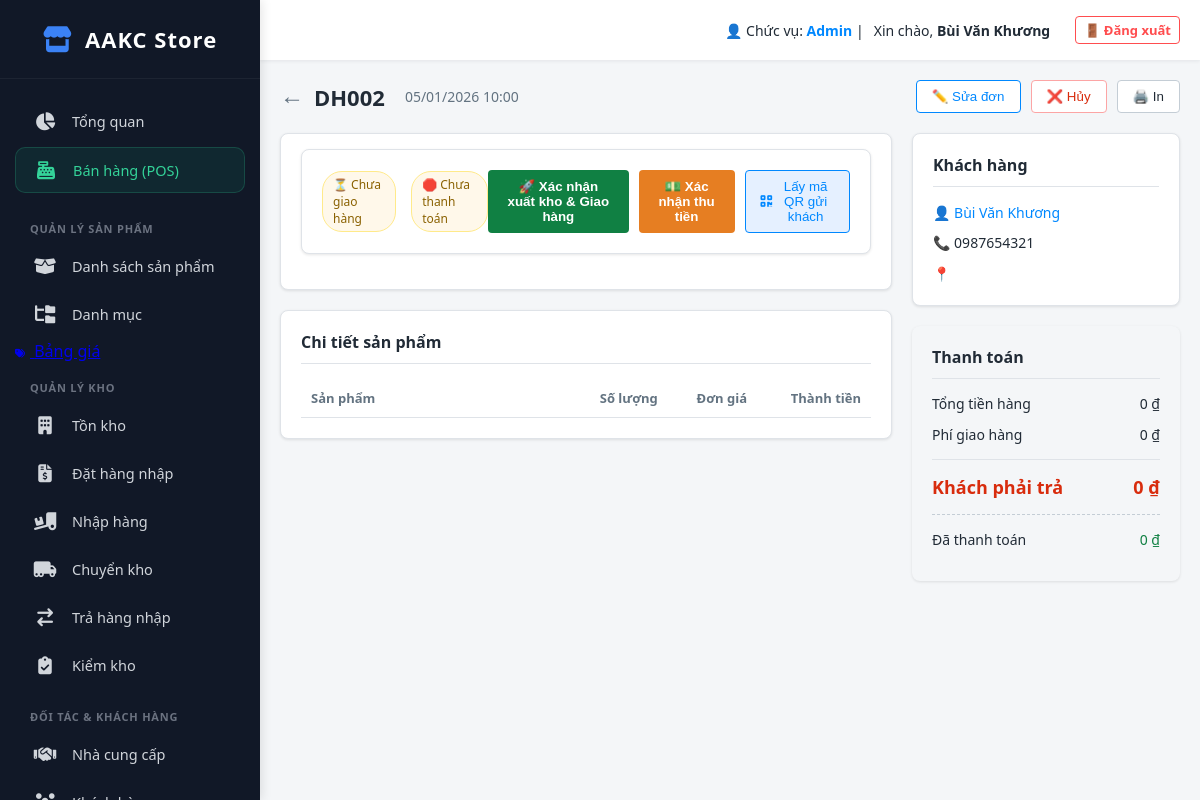
Page /index.php?action=view_order&id=2 (signed in) on the committed database.
### tables this page shows
CREATE TABLE `orders` (
  `id` int(11) NOT NULL,
  `order_code` varchar(50) DEFAULT NULL,
  `customer_id` int(11) NOT NULL,
  `total_amount` decimal(15,2) NOT NULL,
  `paid_amount` decimal(15,2) DEFAULT 0.00,
  `payment_status` enum('unpaid','partial','paid') DEFAULT 'unpaid',
  `created_at` datetime DEFAULT current_timestamp()
);

CREATE TABLE `customers` (
  `id` int(11) NOT NULL,
  `customer_code` varchar(50) DEFAULT NULL,
  `last_name` varchar(100) DEFAULT NULL,
  `first_name` varchar(100) NOT NULL,
  `phone` varchar(50) DEFAULT NULL,
  `email` varchar(255) DEFAULT NULL,
  `accept_marketing` tinyint(1) DEFAULT 0,
  `province` varchar(100) DEFAULT NULL,
  `district` varchar(100) DEFAULT NULL,
  `ward` varchar(100) DEFAULT NULL,
  `address` text DEFAULT NULL,
  `tax_code` varchar(50) DEFAULT NULL,
  `company_name` varchar(255) DEFAULT NULL,
  `invoice_address` text DEFAULT NULL,
  `invoice_email` varchar(255) DEFAULT NULL,
  `notes` text DEFAULT NULL,
  `tags` varchar(255) DEFAULT NULL,
  `debt` decimal(15,2) DEFAULT 0.00,
  `created_at` datetime DEFAULT current_timestamp()
);

### app/controllers/OrderController.php (called while the page is built, shortened)
<?php
class OrderController
{
    public function view()
    {
        $id = $_GET['id'] ?? 0;
        $db = (new Database())->getConnection();
        $query_order = "SELECT o.*,
                               CONCAT(c.last_name, ' ', c.first_name) AS customer_name,
                               c.phone, c.address
                        FROM orders o
                        LEFT JOIN customers c ON o.customer_id = c.id
                        WHERE o.id = ?";
        $stmt_order = $db->prepare($query_order);
        $stmt_order->execute([$id]);
        $order = $stmt_order->fetch(PDO::FETCH_ASSOC);
        require_once __DIR__ . '/../views/order/detail.php';
    }
}

### public/index.php (called while the page is built, shortened)
<?php
$app = new App();

### app/views/order/detail.php (the view, shortened to what this page needs)
<?php
require_once __DIR__ . '/../layout/header.php';
?>
<div class="v3-header">
    <div class="v3-title">
        <a href="index.php?action=order_list">←</a>
        <?php echo htmlspecialchars($order['order_code']); ?>
        <span style="font-size: 14px; font-weight: normal; color: #637381; margin-left: 10px;">
            <?php echo date('d/m/Y H:i', strtotime($order['created_at'])); ?>
        </span>
    </div>
    <div style="display: flex; gap: 10px;">
        <?php if (($order['order_status'] ?? '') !== 'cancelled' && ($order['shipping_status'] ?? '') !== 'delivered'): ?>
            <button class="btn-outline" style="color: #0088ff; border-color: #0088ff;" onclick="alert('Tính năng chuyển sang màn hình Sửa Đơn đang được cập nhật!')">✏️ Sửa đơn</button>
        <?php endif; ?>
        <?php if (($order['order_status'] ?? '') !== 'cancelled'): ?>
            <button type="button" class="btn-outline" style="color: #d82c0d; border-color: #fca5a5;" onclick="processCancel(<?php echo $order['id']; ?>)">❌ Hủy</button>
        <?php endif; ?>
        <button class="btn-outline" onclick="window.open('index.php?action=print_order&id=<?php echo $order['id']; ?>', '_blank')">🖨️ In</button>
    </div>
</div>
<div class="pos-layout">
    <div class="pos-left">
        <div class="v3-card" style="padding: 15px 20px;">
            <div class="v3-card" style="padding: 20px;">
                <div style="display: flex; justify-content: space-between; align-items: center;">
                    <div style="display: flex; gap: 15px;">
                        <?php if (($order['order_status'] ?? '') == 'cancelled'): ?>
                            <span class="badge" style="background:#ffe4e4; color:#d82c0d; border:1px solid #ffb8b8;">❌ Đã hủy</span>
                        <?php elseif (($order['shipping_status'] ?? '') == 'delivered'): ?>
                            <span class="badge badge-paid">🚚 Đã giao hàng</span>
                        <?php else: ?>
                            <span class="badge badge-pending">⏳ Chưa giao hàng</span>
                        <?php endif; ?>
                        <?php if (($order['payment_status'] ?? '') == 'paid'): ?>
                            <span class="badge badge-paid">💰 Đã thanh toán</span>
                        <?php else: ?>
                            <span class="badge badge-pending">🛑 Chưa thanh toán</span>
                        <?php endif; ?>
                    </div>
                    <div style="display: flex; gap: 10px;">
                        <?php if (($order['shipping_status'] ?? '') !== 'delivered' && ($order['order_status'] ?? '') !== 'cancelled'): ?>
                            <button type="button" class="btn-primary" id="btn_ship_action" style="width:auto; padding:8px 15px; background:#108043;" onclick="processShipping(<?php echo $order['id']; ?>)">🚀 Xác nhận xuất kho & Giao hàng</button>
                        <?php endif; ?>
                        <?php if (($order['payment_status'] ?? '') !== 'paid' && ($order['order_status'] ?? '') !== 'cancelled'): ?>
                            <button type="button" class="btn-primary" id="btn_pay_action" style="width:auto; padding:8px 15px; background:#e67e22;" onclick="processPayment(<?php echo $order['id']; ?>)">💵 Xác nhận thu tiền</button>
                            <button type="button" class="btn-outline" style="width:auto; padding:8px 15px; border-color:#0088ff; color:#0088ff; background: #e5f0ff;" onclick="document.getElementById('online_qr_modal').style.display='flex'">
                                <i class="fa-solid fa-qrcode"></i> Lấy mã QR gửi khách
                            </button>
                        <?php endif; ?>
                    </div>
                </div>
            </div>
        </div>
        <div class="v3-card">
            <div class="v3-card-title">Chi tiết sản phẩm</div>
            <table class="cart-table">
                <thead>
                    <tr>
                        <th style="width: 50%;">Sản phẩm</th>
                        <th style="width: 15%; text-align: center;">Số lượng</th>
                        <th style="width: 15%; text-align: right;">Đơn giá</th>
                        <th style="width: 20%; text-align: right;">Thành tiền</th>
                    </tr>
                </thead>
            </table>
        </div>
    </div>
    <div class="pos-right">
        <div class="v3-card">
            <div class="v3-card-title">Khách hàng</div>
            <div class="customer-info">
                <?php if (!empty($order['customer_name'])): ?>
                    <div style="margin-bottom: 8px;">👤 <span><?php echo htmlspecialchars($order['customer_name']); ?></span></div>
                    <div style="margin-bottom: 8px;">📞 <?php echo htmlspecialchars($order['phone'] ?? 'Chưa cập nhật'); ?></div>
                    <div>📍 <?php echo htmlspecialchars($order['address'] ?? 'Chưa cập nhật địa chỉ'); ?></div>
                <?php else: ?>
                    <div style="color: #8c98a4; font-style: italic;">Khách lẻ (Không lưu thông tin)</div>
                <?php endif; ?>
            </div>
        </div>
        <div class="v3-card" style="background: #f4f6f8; border: none;">
            <div class="v3-card-title">Thanh toán</div>
            <div class="summary-line">
                <span>Tổng tiền hàng</span>
                <span><?php echo number_format($order['subtotal'] ?? 0, 0, '', '.'); ?> ₫</span>
            </div>
            <div class="summary-line">
                <span>Phí giao hàng</span>
                <span><?php echo number_format(($order['original_shipping_fee'] ?? 0) - ($order['total_shipping_discount'] ?? 0), 0, '', '.'); ?> ₫</span>
            </div>
            <div class="summary-total">
                <span>Khách phải trả</span>
                <span><?php echo number_format($order['grand_total'] ?? 0, 0, '', '.'); ?> ₫</span>
            </div>
            <div class="summary-line" style="margin-top: 15px; border-top: 1px dashed #c4cdd5; padding-top: 15px;">
                <span style="font-weight: 500;">Đã thanh toán</span>
                <span style="font-weight: 500; color: #108043;"><?php echo number_format($order['amount_paid'] ?? 0, 0, '', '.'); ?> ₫</span>
            </div>
        </div>
    </div>
</div>
<?php require_once __DIR__ . '/../layout/footer.php'; ?>

### app/views/layout/header.php (style rules this page uses)
* { box-sizing: border-box; margin: 0; padding: 0; }
body { font-family: 'Segoe UI', Tahoma, Geneva, Verdana, sans-serif; background-color: #f4f6f8; color: #212b36; display: flex; height: 100vh; overflow: hidden; }

### app/views/order/detail.php (style rules this page uses)
.v3-header { display: flex; justify-content: space-between; align-items: center; margin-bottom: 20px; }
.v3-title { font-size: 22px; font-weight: bold; color: #212b36; display: flex; align-items: center; gap: 10px; }
.v3-title a { color: #637381; text-decoration: none; font-size: 24px; margin-top: -4px; }
.pos-layout { display: flex; gap: 20px; align-items: flex-start; }
.pos-left { flex: 0 0 68%; }
.pos-right { flex: 1; }
.v3-card { background: #fff; border-radius: 8px; box-shadow: 0 1px 3px rgba(0, 0, 0, 0.1); padding: 20px; margin-bottom: 20px; border: 1px solid #dfe3e8; }
.v3-card-title { font-size: 16px; font-weight: 600; color: #212b36; margin-bottom: 15px; padding-bottom: 10px; border-bottom: 1px solid #dfe3e8; }
.cart-table { width: 100%; border-collapse: collapse; }
.cart-table th { text-align: left; padding: 10px; color: #637381; font-weight: 600; font-size: 13px; border-bottom: 1px solid #dfe3e8; }
.summary-line { display: flex; justify-content: space-between; margin-bottom: 12px; font-size: 14px; color: #212b36; }
.summary-total { display: flex; justify-content: space-between; margin-top: 15px; padding-top: 15px; border-top: 1px solid #dfe3e8; font-size: 18px; font-weight: 700; color: #d82c0d; }
.badge { padding: 4px 10px; border-radius: 20px; font-size: 12px; font-weight: 500; display: inline-block; }
.badge-pending { background: #fff8ea; color: #8a6100; border: 1px solid #ffea8a; }
.customer-info { font-size: 14px; line-height: 1.6; color: #212b36; }
.customer-info span { color: #0088ff; font-weight: 500; }
.btn-outline { background: #fff; color: #212b36; padding: 8px 15px; border: 1px solid #c4cdd5; border-radius: 4px; font-weight: 500; cursor: pointer; display: flex; align-items: center; gap: 5px; transition: 0.2s; }
.btn-primary { background: #0088ff; color: #fff; padding: 8px 15px; border: none; border-radius: 4px; font-weight: 600; cursor: pointer; text-decoration: none; transition: 0.2s; }

### rows in the picture
orders: order_code "DH002", created_at "05/01/2026 10:00", customer.phone "0987654321"

### other values in the picture
$user_session['role'] "Admin"
$user_session['full_name'] "Bùi Văn Khương"
$order['customer_name'] "Bùi Văn Khương"
$order['subtotal'] "0"
$order['grand_total'] "0"
$order['amount_paid'] "0"
